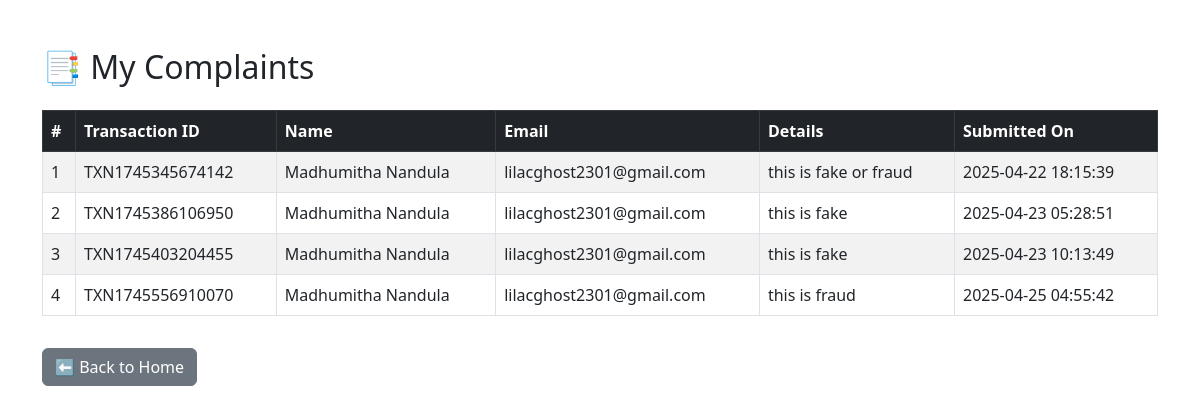
Page /my-complaints (signed in) on the committed database.
### models.py (models this page shows)
class Complaint(db.Model):
    id = db.Column(db.Integer, primary_key=True)
    transaction_id = db.Column(db.String(50), nullable=False)
    name = db.Column(db.String(100), nullable=False)
    email = db.Column(db.String(120), nullable=False)
    complaint_details = db.Column(db.Text, nullable=False)
    transaction_details = db.Column(db.Text, nullable=False)
    user_id = db.Column(db.Integer, db.ForeignKey('user.id'))  # link to User
    user = relationship('User', backref='complaints')
    submitted_at = db.Column(db.DateTime, default=datetime.utcnow)

### app.py (the view)
@app.route('/my-complaints')
def my_complaints():
    if 'user_id' not in session:
        flash("Please log in to view your complaints.", "warning")
        return redirect(url_for('login'))
    complaints = Complaint.query.filter_by(user_id=session['user_id']).all()
    return render_template('my_complaints.html', complaints=complaints)

### app.py (called while the page is built)
@app.before_request
def create_tables():
    db.create_all()

@app.context_processor
def inject_user():
    user_id = session.get('user_id')
    if user_id:
        return dict(logged_in=True, current_user=User.query.get(user_id))
    return dict(logged_in=False)

### templates/my_complaints.html (shortened to what this page needs)
<!DOCTYPE html>
<html lang="en">
<head>
    <link href="https://cdn.jsdelivr.net/npm/bootstrap@5.3.0/dist/css/bootstrap.min.css" rel="stylesheet">
</head>
<body>
<div class="container mt-5">
    <h2 class="mb-4">📑 My Complaints</h2>
    {% if complaints and complaints|length > 0 %}
        <div class="table-responsive">
            <table class="table table-bordered table-striped">
                <thead class="table-dark">
                    <tr>
                        <th>#</th>
                        <th>Transaction ID</th>
                        <th>Name</th>
                        <th>Email</th>
                        <th>Details</th>
                        <th>Submitted On</th>
                    </tr>
                </thead>
                <tbody>
                    {% for c in complaints %}
                        <tr>
                            <td>{{ loop.index }}</td>
                            <td>{{ c.transaction_id }}</td>
                            <td>{{ c.name }}</td>
                            <td>{{ c.email }}</td>
                            <td>{{ c.complaint_details }}</td>
                            <td>{{ c.submitted_at.strftime('%Y-%m-%d %H:%M:%S') if c.submitted_at else 'N/A' }}</td>
                        </tr>
                    {% endfor %}
                </tbody>
            </table>
        </div>
    {% else %}
        <div class="alert alert-info">
            You haven't submitted any complaints yet.
        </div>
    {% endif %}
    <a href="{{ url_for('home') }}" class="btn btn-secondary mt-3">⬅️ Back to Home</a>
</div>
</body>
</html>

### rows in the picture
Complaint: transaction_id "TXN1745345674142", name "Madhumitha Nandula", email "lilacghost2301@gmail.com", complaint_details "this is fake or fraud", submitted_at "2025-04-22 18:15:39"
Complaint: transaction_id "TXN1745386106950", name "Madhumitha Nandula", email "lilacghost2301@gmail.com", complaint_details "this is fake", submitted_at "2025-04-23 05:28:51"
Complaint: transaction_id "TXN1745403204455", name "Madhumitha Nandula", email "lilacghost2301@gmail.com", complaint_details "this is fake", submitted_at "2025-04-23 10:13:49"
Complaint: transaction_id "TXN1745556910070", name "Madhumitha Nandula", email "lilacghost2301@gmail.com", complaint_details "this is fraud", submitted_at "2025-04-25 04:55:42"
